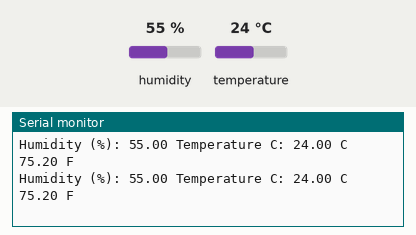
Simulated run of this sketch. Board: Arduino Uno, built with avr-gcc and run on an emulated ATmega328P. On the bench: the last lines printed to the serial monitor. The inputs (shaded band) are chosen by the test bench; at power-on: humidity 55 %, temperature 24 °C.

Above: at 2.2 s.
2.3 s: humidity set to 22 %
At 4.8 s:
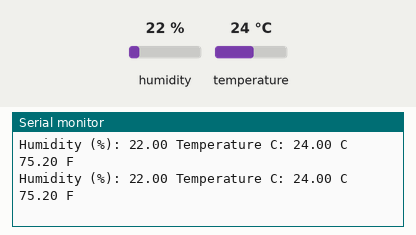
5.0 s: temperature set to 12 °C
At 6.5 s:
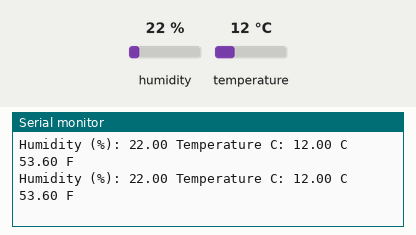
7.7 s: humidity set to 40 %
At 8.9 s:
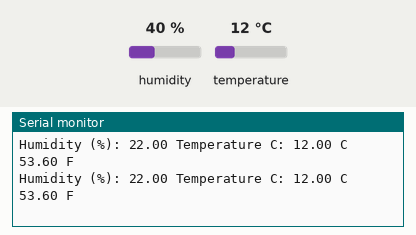
Timing chart, 0 to 10.7 s (numbered marks = the images above; inputs shaded):
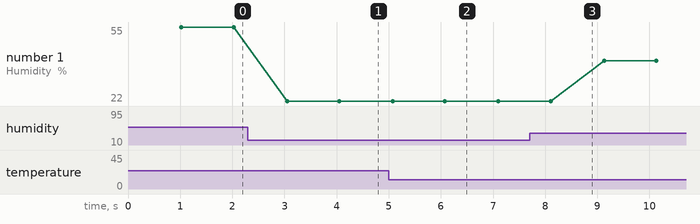

The sketch:

49.DHT11_temperature_humidity_sensor.ino
```cpp
// before use, download the DHT sensor library into the arduino preference directory

#include <DHT.h>

#define Type DHT11

int sensePin = 2;

DHT HT(sensePin, Type);

float humidity;
float tempC;
float tempF;


void setup() {
  // put your setup code here, to run once:

  Serial.begin(9600);
  HT.begin();
  delay(1000);
}

void loop() {
  // put your main code here, to run repeatedly:

  humidity = HT.readHumidity();

  tempC = HT.readTemperature();
  tempF = HT.readTemperature(true);

  Serial.print("Humidity (%): ");
  Serial.print(humidity);
  Serial.print(" Temperature C: ");
  Serial.print(tempC);
  Serial.print(" C ");
  Serial.print(tempF);
  Serial.println(" F ");
  delay(1000);

}
```

Measured:
- after the input at 2.3 s, the serial monitor: prints a new line after 0.75 s (image 1)
- after the input at 5.0 s, the serial monitor: prints a new line after 0.08 s (image 2)
- plotted number 1: 55 → 22 after the input at 2.3 s, 22 → 40 after the input at 7.7 s
